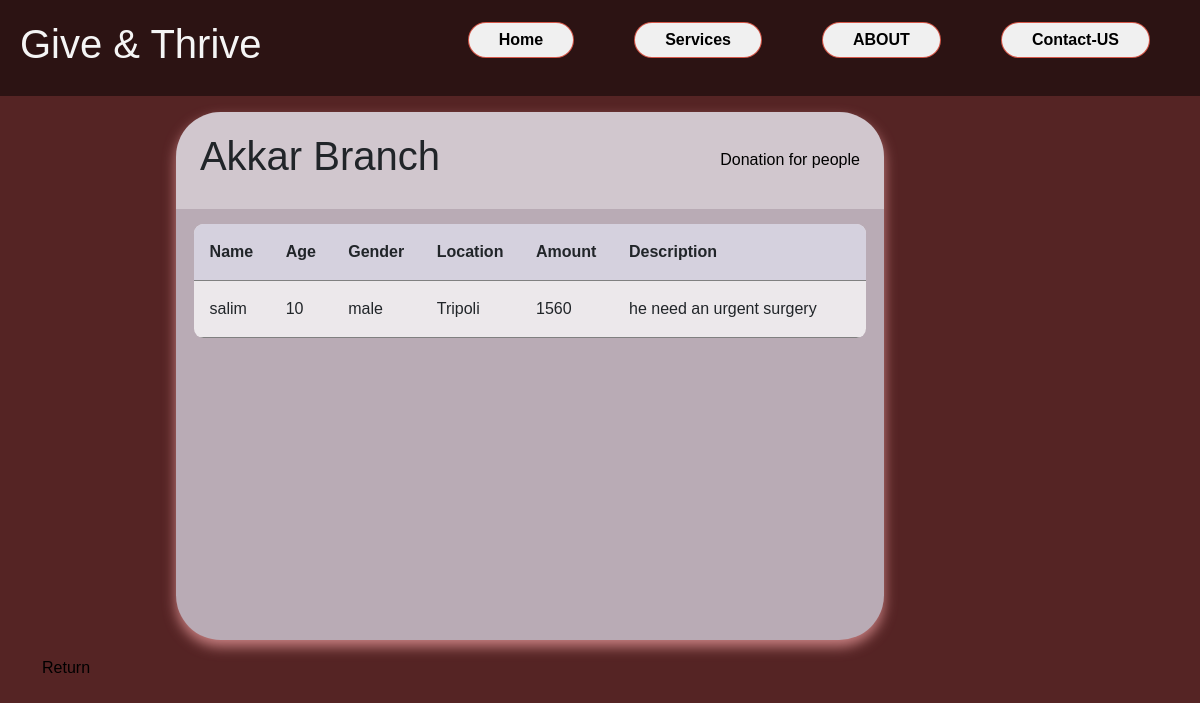
/phpcomponents/akkar/akkar.php, run on an earlier commit of the app's database.
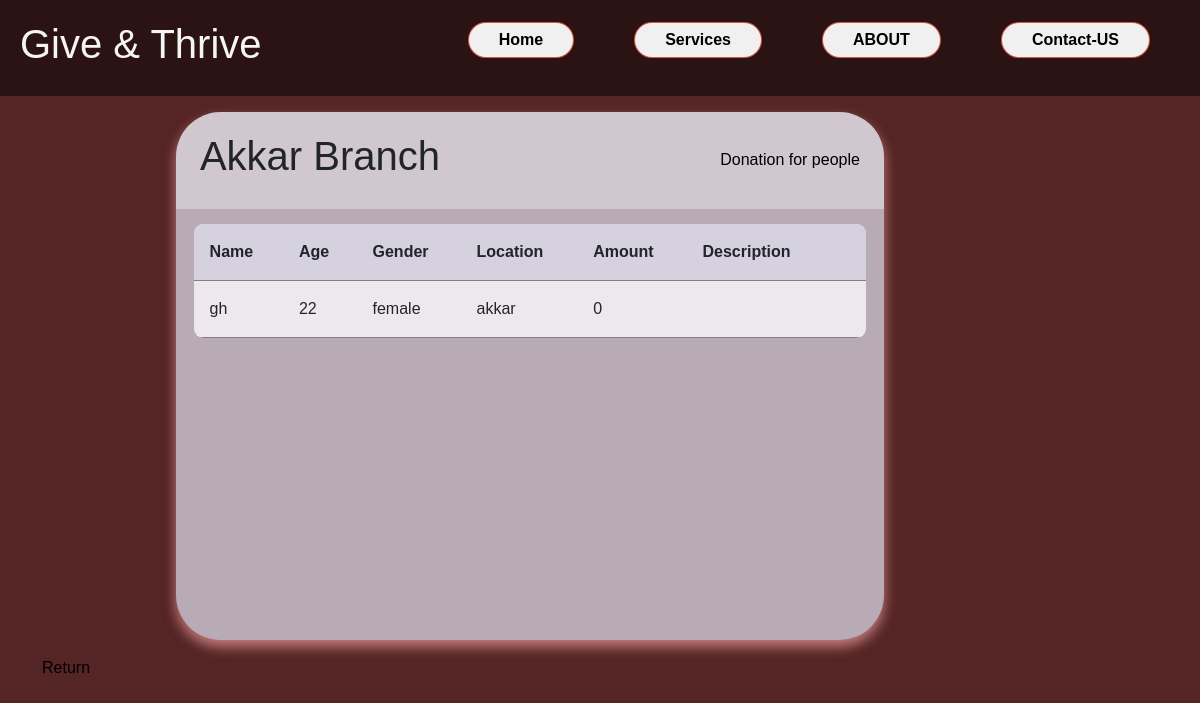
And on a later commit of the database.
### tables this page shows
CREATE TABLE `addorphan` (
  `idorphan` int(50) NOT NULL,
  `nameorphan` varchar(50) NOT NULL,
  `age` int(50) NOT NULL,
  `gender` varchar(50) NOT NULL,
  `amount` int(255) NOT NULL,
  `description` text NOT NULL,
  `locationID` int(11) NOT NULL
);

CREATE TABLE `location` (
  `locationid` int(11) NOT NULL,
  `locationname` varchar(30) NOT NULL
);

### phpcomponents/akkar/akkar.php (the view, shortened to what this page needs)
<?php
$servername = "localhost";
$username = "root";
$password = "";
$databasename = "orphan";
$conn = mysqli_connect($servername, $username, $password, $databasename);
?>
<!DOCTYPE html>
<html lang="en">
<head>
    <link href="https://cdn.jsdelivr.net/npm/bootstrap@5.2.3/dist/css/bootstrap.min.css" rel="stylesheet">
    <link rel="stylesheet" href="./akkarr.css">
    <link rel="stylesheet" href="https://cdnjs.cloudflare.com/ajax/libs/font-awesome/6.4.0/css/all.min.css" />
</head>
<body>
        <nav class="navbar">
            <h1 class="logo"> Give & Thrive</h1>
            <ul class="nav-links">
                <li class="active"></i><a href="#"></a></i>Home</li>
                <li class="active"></i><a href="#"></a>Services</li>
                <li class="active"></i><a href="#"></a></i>ABOUT</li>
                <li class="active"><a href="../contactform/contact.php">Contact-US</a></li>
            </ul>
        </nav>
        <div class="container">
            <div class="table">
    <main class="table">
        <section class="table__header">
            <h1>Akkar Branch </h1>
            <a href="../donation.php">Donation for people </a>
        </section>
        <section class="table__body">
            <table>
                <thead>
                    <tr>
                        <th> Name </th>
                        <th> age </th>
                        <th> gender </th>
                        <th> Location</a></th>
                        <th> amount</th>
                        <th>description</th>
                        <th></th>
                    </tr>
                </thead>
                <tbody>
                    <?php
                    $sql = "SELECT addorphan.*, location.locationname
                    FROM addorphan
                    JOIN location ON addorphan.locationID = location.locationid
                    WHERE addorphan.locationID = 2";
                     $res = mysqli_query($conn ,$sql);
                    while($row = mysqli_fetch_array($res)){
                        echo "<tr>";
                        echo "<td>".$row['nameorphan']."</td>";
                        echo "<td>".$row['age']."</td>";
                        echo "<td>".$row['gender']."</td>";
                        echo "<td>".$row['locationname']."</td>";
                        echo "<td>".$row['amount']."</td>";
                        echo "<td>".$row['description']."</td>";
                    }
                    ?></tbody>
            </table>
        </section>
</main>
</div>
<a href ="../studentPages/profileStudent.php">Return</a>
</body>
</html>

What changed in the data, as far as the page shows it:
removed addorphan: nameorphan "salim", age "10", gender "male", locationID.locationname "Tripoli", amount "1560", description "he need an urgent surgery"
added addorphan: nameorphan "gh", age "22", gender "female", locationID.locationname "akkar", amount "0"
